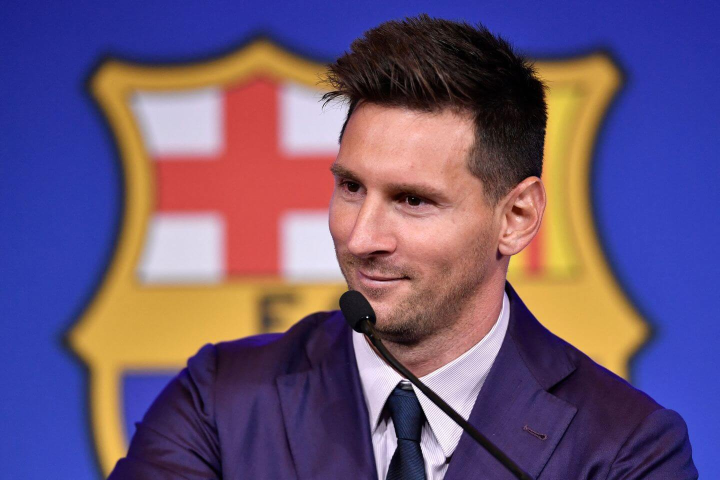
#> input picture Image Face Recognition/Images and video/messi.jpg, 1440 x 960 px, found by its file name (shown at 1/2 size)
$ python 01ImageRecognition.py
#> lines starting #> are read from the running program, lines starting #| are printed output that depends on the picture; after the words box and inside, x2 and y2 are one past the last pixel; in counts of white or black regions, pixels touching at a corner belong together

# NOTE :

# 1. This Project is for only one image detection
# 2. We can see in further projects , which is the extension of this where we can see to detect multiple faces.
# 3. Also we will see how to use webcam to detect faces.


# STEP 1 : Install OpenCV
# Steps to Install : File > Setting > Project > Python Interpreter > "+" sign > Search  "opencv python" > click Install
# *-*-*-*-*-*-*-*-*-*-*-*-*-*-*-*-*-*-*-*-*-*-*-*-*-*-*-*-*-*-*-*-*-*-*-*-*-*-*-*-*-*-*-*-*-*-*-*-

# STEP 2 : Import libraries

import cv2
from random import randrange as r

# *-*-*-*-*-*-*-*-*-*-*-*-*-*-*-*-*-*-*-*-*-*-*-*-*-*-*-*-*-*-*-*-*-*-*-*-*-*-*-*-*-*-*-*-*-*-*-*-

# STEP 3 : Import HARR Cascade which contains tons of trained data which stored in a variable for further use

trained_data = cv2.CascadeClassifier("file.xml")

# *-*-*-*-*-*-*-*-*-*-*-*-*-*-*-*-*-*-*-*-*-*-*-*-*-*-*-*-*-*-*-*-*-*-*-*-*-*-*-*-*-*-*-*-*-*-*-*-

# STEP 4 : Import Images

image_path = "C:/Users/HOME/Desktop/GIthub/Pycharm/OpenCV Projects/Image Face Recognition/Images/messi.jpg"

single_image = cv2.imread(image_path)
#> single_image is the input picture: shape (960, 1440, 3); mean B, G, R 117.8, 84.6, 106.6
single_image = cv2.resize(single_image,(1200,800))
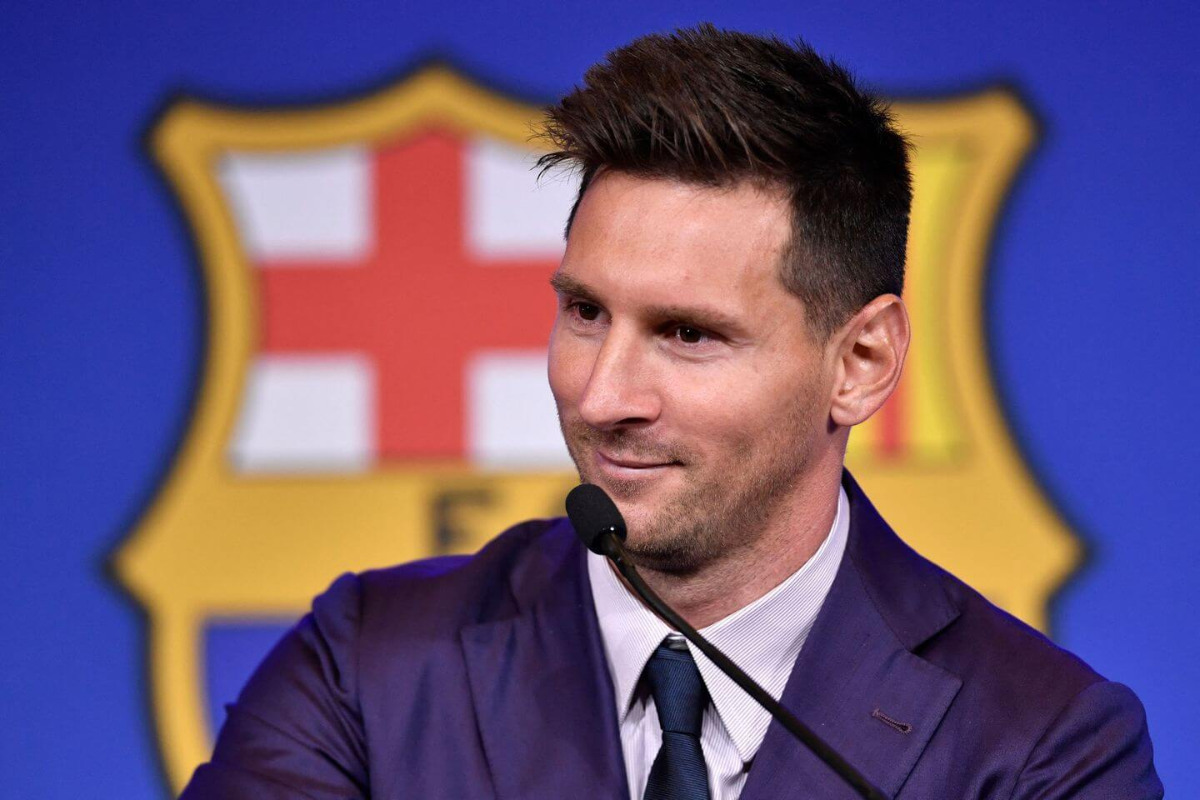
#> single_image: shape (800, 1200, 3); mean B, G, R 117.7, 84.5, 106.5


cv2.imshow("original Image",single_image)
cv2.waitKey(0)
cv2.destroyAllWindows()

# *-*-*-*-*-*-*-*-*-*-*-*-*-*-*-*-*-*-*-*-*-*-*-*-*-*-*-*-*-*-*-*-*-*-*-*-*-*-*-*-*-*-*-*-*-*-*-*-

# STEP 5 : Grayscale Image

grayscale_image = cv2.cvtColor(single_image,cv2.COLOR_BGR2GRAY)
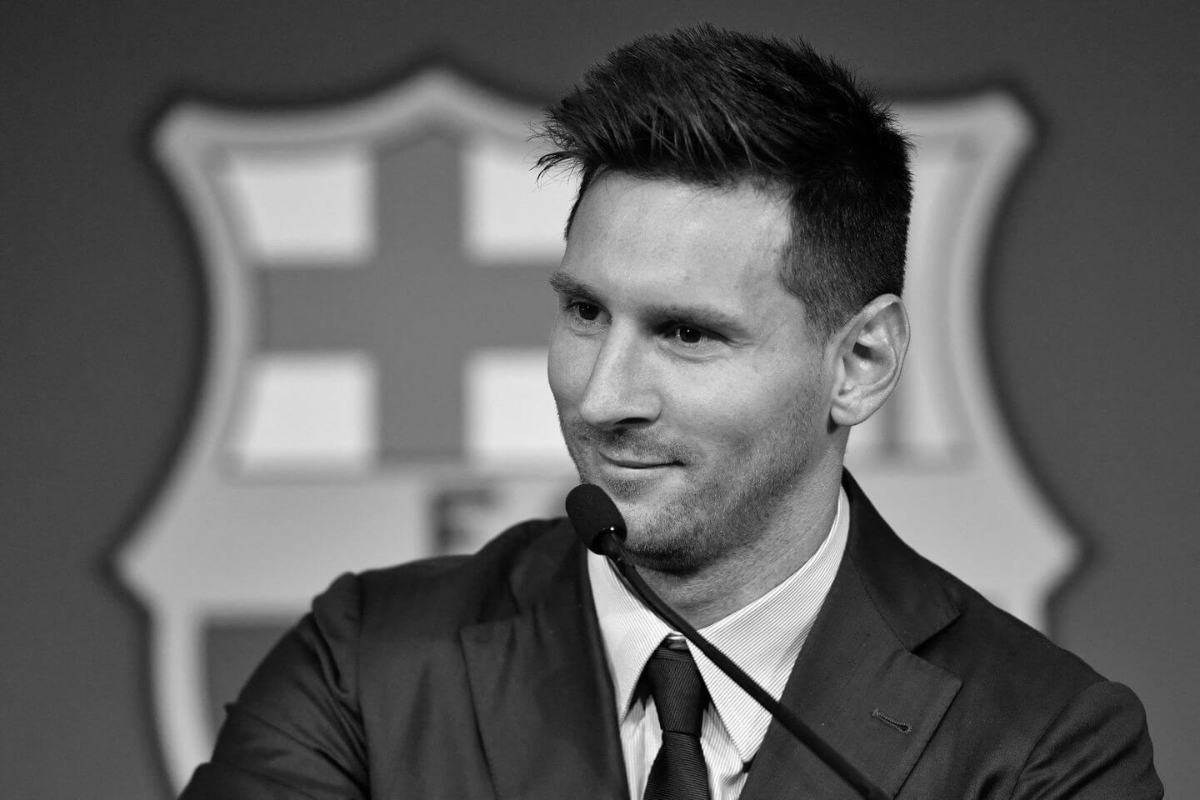
#> grayscale_image: shape (800, 1200); min 0, max 252, mean 94.9
grayscale_image = cv2.resize(grayscale_image,(1200,800))


cv2.imshow("Gray scale Image",grayscale_image)
print(" Successfully Converted into Gray scale ")
cv2.waitKey(0)
cv2.destroyAllWindows()

# *-*-*-*-*-*-*-*-*-*-*-*-*-*-*-*-*-*-*-*-*-*-*-*-*-*-*-*-*-*-*-*-*-*-*-*-*-*-*-*-*-*-*-*-*-*-*-*-

# STEP 6 : Find out the Coordinates of the Gray scale image to recognise the Face
#          and then store in to a variable for further use.


find_coordinates = trained_data.detectMultiScale(grayscale_image)
#> find_coordinates = [[470, 190, 374, 374]]

# print coordinates of face found in an image as [[x ,y ,w(width) ,h(height)]] in an array

print(find_coordinates)
#| [[470 190 374 374]]


# *-*-*-*-*-*-*-*-*-*-*-*-*-*-*-*-*-*-*-*-*-*-*-*-*-*-*-*-*-*-*-*-*-*-*-*-*-*-*-*-*-*-*-*-*-*-*-*-

# STEP 7 : Draw A rectangle around face to show the detected area .

x,y,w,h = find_coordinates[0]
#> x = 470; y = 190; w = 374; h = 374
cv2.rectangle(single_image,(x,y),((x+w),(y+h)), (r(0,255),r(0,255),r(0,255)),8)
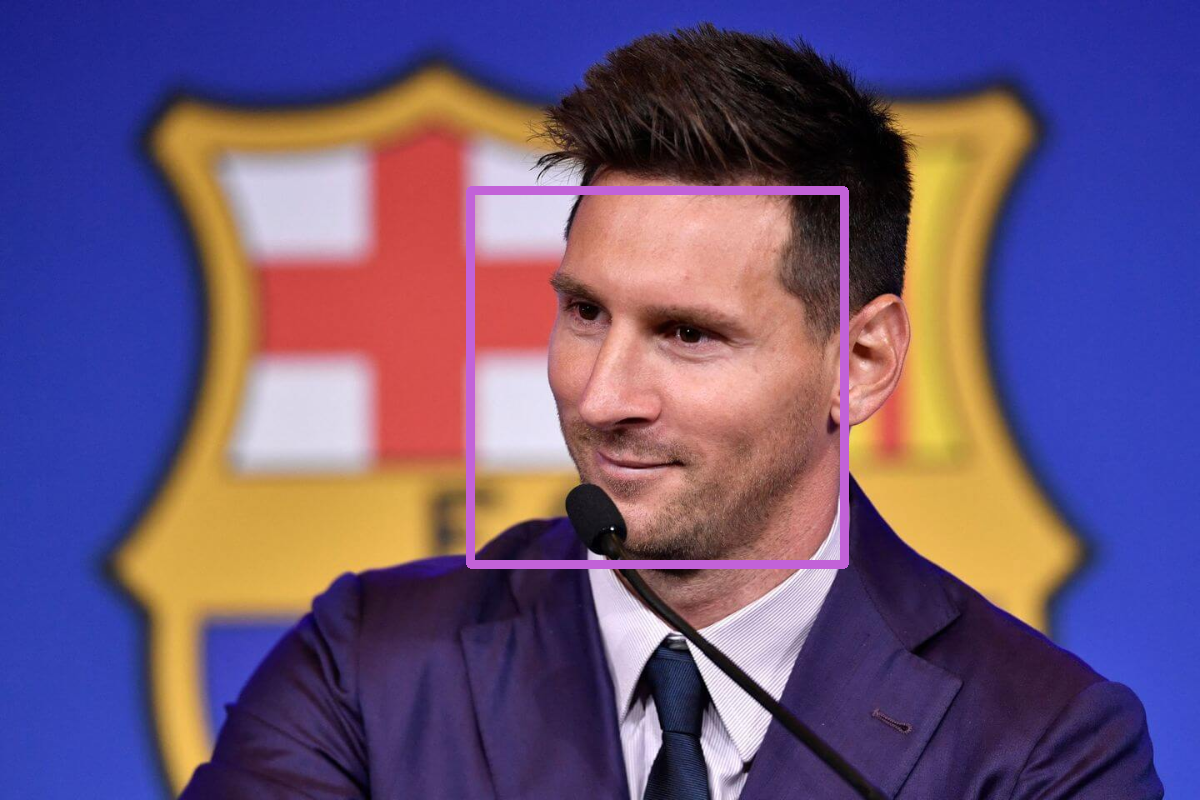
#> single_image: shape (800, 1200, 3); 1.4% of pixels changed, all inside (x1, y1, x2, y2) = (466, 186, 849, 569)

cv2.imshow("final output",single_image)
print("Congratulation ....\nYou have Successfully Detected the Face")

cv2.waitKey(0)
cv2.destroyAllWindows()

$ run again, with Image Face Recognition/Images and video/UCL2015.jpg copied over Image Face Recognition/Images and video/messi.jpg
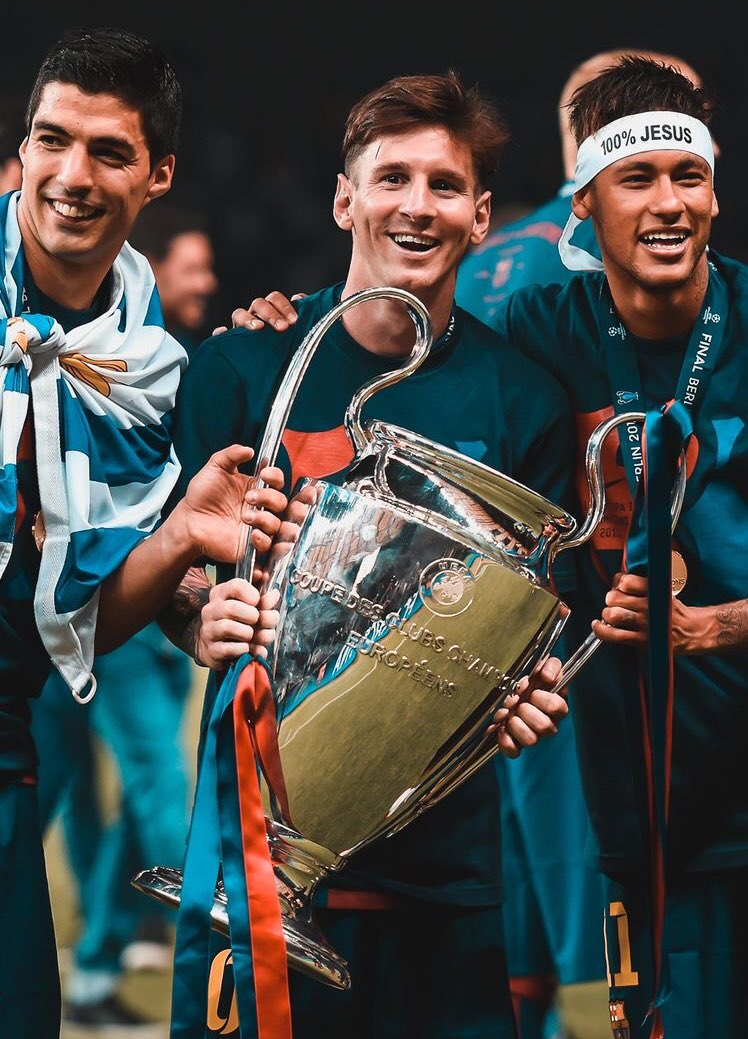
#> input picture Image Face Recognition/Images and video/UCL2015.jpg, 748 x 1039 px, found by its file name
#> single_image is the input picture: shape (1039, 748, 3); mean B, G, R 70.8, 73.2, 70.4
#> `grayscale_image = cv2.cvtColor(single_image,cv2.COLOR_BGR2GRAY)`:
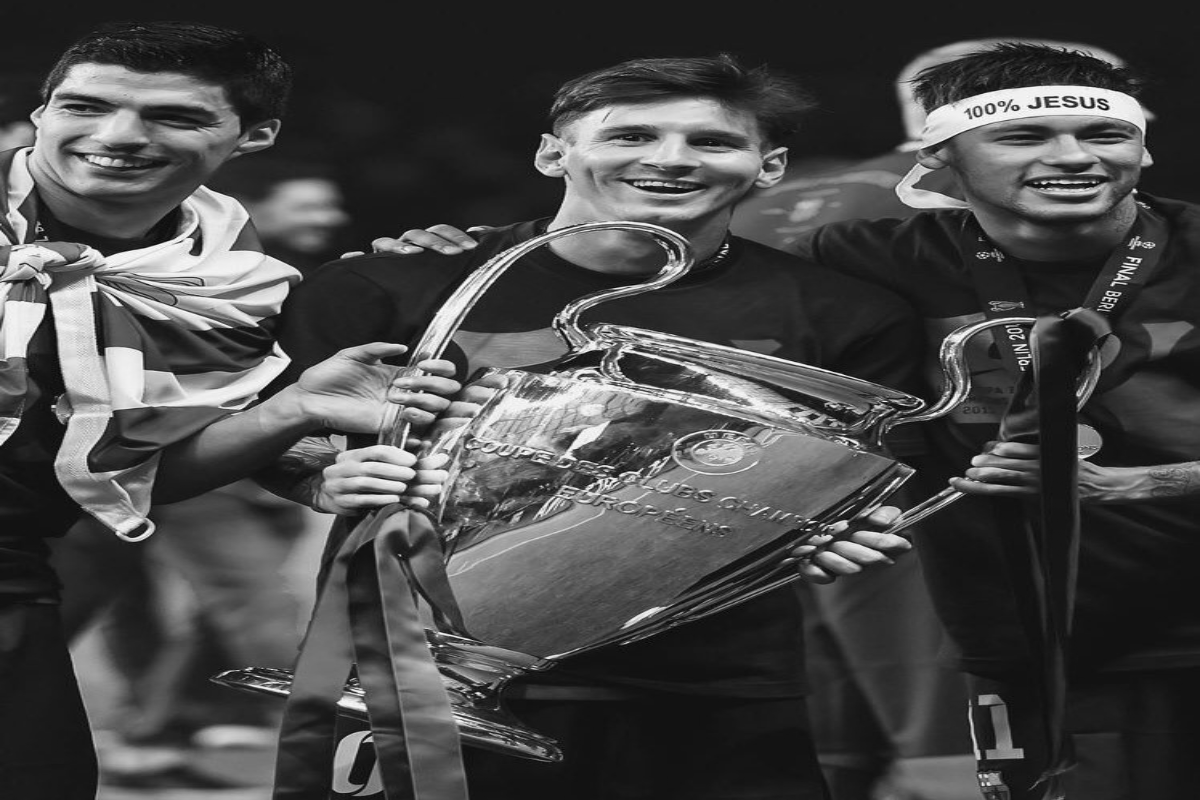
#> grayscale_image: shape (800, 1200); min 3, max 254, mean 72
#> find_coordinates = [[278, 182, 67, 67]]
#| [[278 182  67  67]]
#> x = 278; y = 182; w = 67
#> `cv2.rectangle(single_image,(x,y),((x+w),(y+h)), (r(0,255),r(0,255),r(0..`:
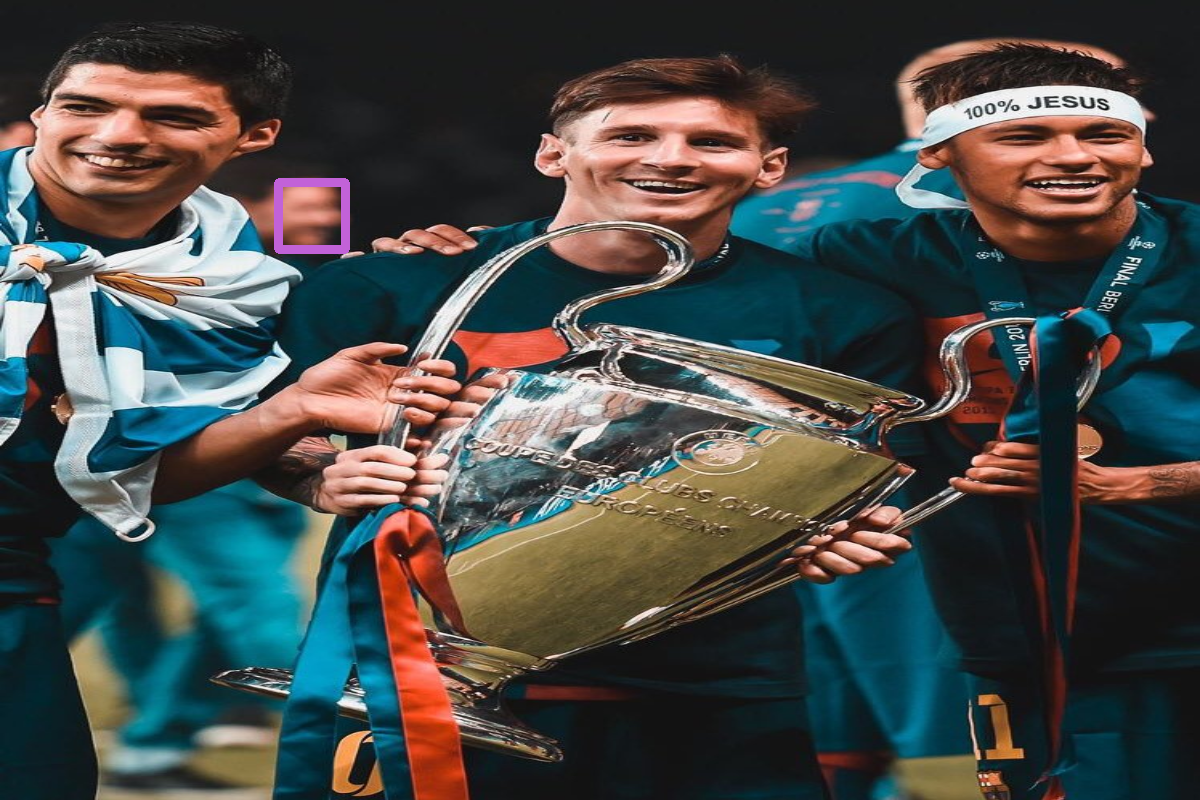
#> single_image: shape (800, 1200, 3); mean B, G, R 71.1, 73.2, 70.6
